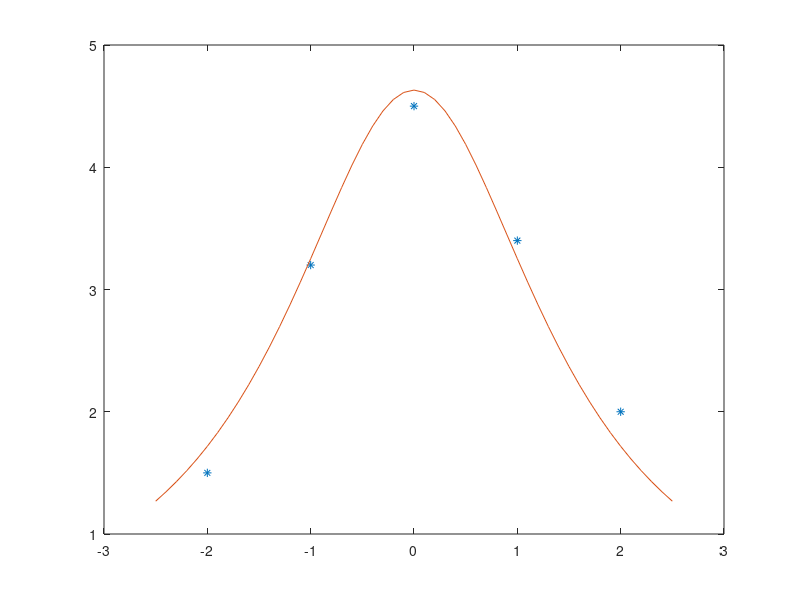

Reproduce this figure in MATLAB.
clc
clear

x=-2:1:2;
y=[1.5 3.2 4.5 3.4 2];

%1/y = x^2/a + b/a

n=length(x);
x1=sum(x);
x2=sum(x.^2);
x3=sum(x.^3);
x4=sum(x.^4);
y1=sum(1./y);
y2=sum(x./y);
y3=sum((x.^2) ./y);

A=[n x1 x2;x1 x2 x3; x2 x3 x4];
B=[y1;y2;y3];

xm=A\B; %Ax=b x=inverse(A)*B
a=1/xm(3);
b=a*xm(1);

xp=-2.5:0.1:2.5;
yp=(a./ (xp.^2+b)); 
plot(x,y,"*");
hold on
plot(xp,yp)


